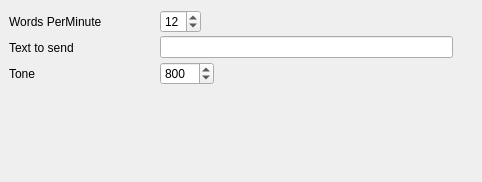
<?xml version="1.0" encoding="UTF-8"?>
<ui version="4.0">
 <class>cwConfig</class>
 <widget class="QWidget" name="cwConfig">
  <property name="geometry">
   <rect>
    <x>0</x>
    <y>0</y>
    <width>482</width>
    <height>182</height>
   </rect>
  </property>
  <property name="windowTitle">
   <string>Dialog</string>
  </property>
  <layout class="QVBoxLayout" name="verticalLayout">
   <property name="spacing">
    <number>1</number>
   </property>
   <property name="leftMargin">
    <number>9</number>
   </property>
   <property name="topMargin">
    <number>9</number>
   </property>
   <property name="rightMargin">
    <number>9</number>
   </property>
   <property name="bottomMargin">
    <number>9</number>
   </property>
   <item>
    <layout class="QHBoxLayout" name="_3">
     <property name="spacing">
      <number>6</number>
     </property>
     <property name="leftMargin">
      <number>0</number>
     </property>
     <property name="topMargin">
      <number>0</number>
     </property>
     <property name="rightMargin">
      <number>0</number>
     </property>
     <property name="bottomMargin">
      <number>0</number>
     </property>
     <item>
      <widget class="QLabel" name="wpmLabel">
       <property name="sizePolicy">
        <sizepolicy hsizetype="Fixed" vsizetype="Fixed">
         <horstretch>0</horstretch>
         <verstretch>0</verstretch>
        </sizepolicy>
       </property>
       <property name="minimumSize">
        <size>
         <width>145</width>
         <height>25</height>
        </size>
       </property>
       <property name="text">
        <string>Words PerMinute</string>
       </property>
       <property name="wordWrap">
        <bool>false</bool>
       </property>
      </widget>
     </item>
     <item>
      <widget class="QSpinBox" name="cwWPMSpinBox">
       <property name="minimum">
        <number>4</number>
       </property>
       <property name="maximum">
        <number>30</number>
       </property>
       <property name="value">
        <number>12</number>
       </property>
      </widget>
     </item>
     <item>
      <spacer>
       <property name="orientation">
        <enum>Qt::Horizontal</enum>
       </property>
       <property name="sizeType">
        <enum>QSizePolicy::Expanding</enum>
       </property>
       <property name="sizeHint" stdset="0">
        <size>
         <width>20</width>
         <height>20</height>
        </size>
       </property>
      </spacer>
     </item>
    </layout>
   </item>
   <item>
    <layout class="QHBoxLayout" name="_2" stretch="0,1,0">
     <property name="spacing">
      <number>6</number>
     </property>
     <property name="leftMargin">
      <number>0</number>
     </property>
     <property name="topMargin">
      <number>0</number>
     </property>
     <property name="rightMargin">
      <number>0</number>
     </property>
     <property name="bottomMargin">
      <number>0</number>
     </property>
     <item>
      <widget class="QLabel" name="textToSendLabel">
       <property name="sizePolicy">
        <sizepolicy hsizetype="Fixed" vsizetype="Fixed">
         <horstretch>0</horstretch>
         <verstretch>0</verstretch>
        </sizepolicy>
       </property>
       <property name="minimumSize">
        <size>
         <width>145</width>
         <height>25</height>
        </size>
       </property>
       <property name="text">
        <string>Text to send</string>
       </property>
       <property name="wordWrap">
        <bool>false</bool>
       </property>
      </widget>
     </item>
     <item>
      <widget class="QLineEdit" name="cwTextLineEdit"/>
     </item>
     <item>
      <spacer>
       <property name="orientation">
        <enum>Qt::Horizontal</enum>
       </property>
       <property name="sizeType">
        <enum>QSizePolicy::Expanding</enum>
       </property>
       <property name="sizeHint" stdset="0">
        <size>
         <width>20</width>
         <height>20</height>
        </size>
       </property>
      </spacer>
     </item>
    </layout>
   </item>
   <item>
    <layout class="QHBoxLayout">
     <property name="spacing">
      <number>6</number>
     </property>
     <property name="leftMargin">
      <number>0</number>
     </property>
     <property name="topMargin">
      <number>0</number>
     </property>
     <property name="rightMargin">
      <number>0</number>
     </property>
     <property name="bottomMargin">
      <number>0</number>
     </property>
     <item>
      <widget class="QLabel" name="toneLabel">
       <property name="sizePolicy">
        <sizepolicy hsizetype="Fixed" vsizetype="Fixed">
         <horstretch>0</horstretch>
         <verstretch>0</verstretch>
        </sizepolicy>
       </property>
       <property name="minimumSize">
        <size>
         <width>145</width>
         <height>25</height>
        </size>
       </property>
       <property name="text">
        <string>Tone</string>
       </property>
       <property name="wordWrap">
        <bool>false</bool>
       </property>
      </widget>
     </item>
     <item>
      <widget class="QSpinBox" name="cwToneSpinBox">
       <property name="minimum">
        <number>300</number>
       </property>
       <property name="maximum">
        <number>2300</number>
       </property>
       <property name="singleStep">
        <number>50</number>
       </property>
       <property name="value">
        <number>800</number>
       </property>
      </widget>
     </item>
     <item>
      <spacer>
       <property name="orientation">
        <enum>Qt::Horizontal</enum>
       </property>
       <property name="sizeType">
        <enum>QSizePolicy::Expanding</enum>
       </property>
       <property name="sizeHint" stdset="0">
        <size>
         <width>20</width>
         <height>20</height>
        </size>
       </property>
      </spacer>
     </item>
    </layout>
   </item>
   <item>
    <spacer name="spacer">
     <property name="orientation">
      <enum>Qt::Vertical</enum>
     </property>
     <property name="sizeType">
      <enum>QSizePolicy::Expanding</enum>
     </property>
     <property name="sizeHint" stdset="0">
      <size>
       <width>20</width>
       <height>54</height>
      </size>
     </property>
    </spacer>
   </item>
  </layout>
 </widget>
 <resources/>
 <connections/>
</ui>
